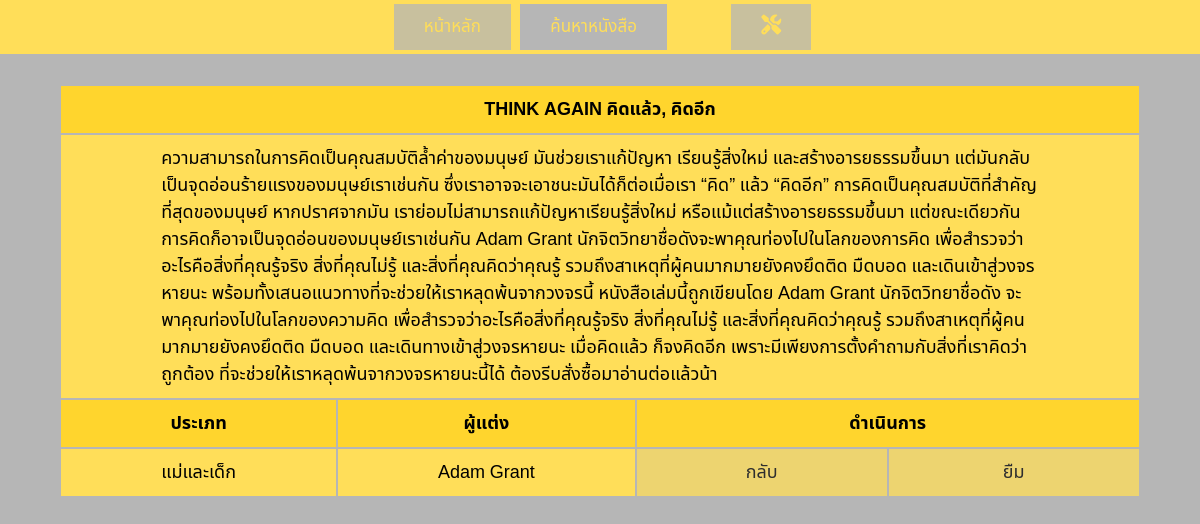
The app's page /pages/borrow.php?id=17 with its own data.
### tables this page shows
CREATE TABLE `lib_book` (
  `ID` int NOT NULL,
  `Type` varchar(255) NOT NULL,
  `Name` varchar(255) NOT NULL,
  `Author` varchar(255) NOT NULL,
  `Synopsis` text NOT NULL,
  `Image` text NOT NULL,
  `Status` varchar(255) NOT NULL DEFAULT 'Unready',
  `name_borrowed` varchar(255) DEFAULT NULL
);

### pages/borrow.php (the view, shortened to what this page needs)
<?php
include 'process/database.php';
$sql = " SELECT * FROM lib_book where id=".$_GET["id"];
$result = $conn->query($sql);
?>
<!DOCTYPE html>
<html lang="en">
<head>
    <link rel="stylesheet" href="../style/main.css">
    <link rel="stylesheet" href="../style/pages/borrow.css">
</head>
<body>
    <header>
        <navbar>
            <div class="topnav">
                <a href="../index.php">หน้าหลัก</a>
                <a class="active" href="#lists">ค้นหาหนังสือ</a>
                <a class="account" href="./admin.php"><i class="fas fa-tools" style='font-size:20px'></i></a>
            </div>
        </navbar>
    </header>
    <section>
        <table>
            <?php while ($rows = $result->fetch_assoc()) { ?>
                <tr>
                    <th colspan="4"><?php echo $rows['Name']; ?></th>
                </tr>
                <tr>
                    <td class="synopsis" colspan="4"><?php echo $rows['Synopsis']; ?></td>
                </tr>
                <th>ประเภท</th>
                <th>ผู้แต่ง</th>
                <th colspan="4">ดำเนินการ</th>
                <tr>
                    <td  class="type"><?php echo $rows['Type']; ?></td>
                    <td  class="author"><?php echo $rows['Author']; ?></td>
                    <td class="action"><a href="./lists.php">กลับ</a></td>
                    <td class="action"><?php echo "<a href='./borrowing.php?id=" . $rows['ID'] . "'>ยืม</a>"; ?> </td>
                </tr>
            <?php } ?>
        </table>
    </section>
</body>
</html>

### style/main.css (style rules this page uses)
html { font-family: 'Noto Sans Thai', sans-serif; }
body { background-color: #B6B6B6; margin: 0; }
.topnav { background-color: #FFDE59; overflow: auto; padding: 14px 16px; }
.topnav a { background-color: #B6B6B6; color: #FFDE59; text-align: center; text-decoration: none; font-size: 17px; padding: 10px 30px; transition: 0.25s; opacity: 0.75; margin-inline-start: 5px; }
.topnav a.active { background-color: #B6B6B6; color: #FFDE59; opacity: 1; }
.topnav .account { margin-left: 60px; }
navbar { position: relative; text-align: Center; }

### style/pages/borrow.css (style rules this page uses)
table { margin: 0 auto; margin-top: 30px; font-size: large; max-width: 100px; }
th, td { color: #000; background-color: #FFDE59; font-weight: bold; padding: 10px 100px; text-align: center; min-width: 50px; }
.synopsis { text-align: left; }
th { background-color: #ffd52d; }
td { font-weight: lighter; }
.author, .type { white-space: nowrap; }
.action { opacity: 0.75; transition: 0.25s; white-space: nowrap; }
a , .action:hover { cursor: pointer; color: #000; text-decoration: none; opacity: 1; }

### records on screen
lib_book: Name "THINK AGAIN คิดแล้ว, คิดอีก", Synopsis "ความสามารถในการคิดเป็นคุณสมบัติล้ำค่าของมนุษย์ มันช่วยเราแก้ปัญหา เรียนรู้สิ่งใหม่ และสร้างอารยธรรมขึ้นมา แต่มันกลับเป็นจุดอ่อนร้ายแรงของมนุษย์เราเช่นกัน ซึ่งเราอาจจะเอาชนะมันได้ก็ต่อเมื่อเรา “คิด” แล้ว “คิดอีก” การคิดเป็นคุณสมบัติที่สำคัญที่สุดของมนุษย์ หากปราศจากมัน เราย่อมไม่สามารถแก้ปัญหาเรียนรู้สิ่งใหม่ หรือแม้แต่สร้างอารยธรรมขึ้นมา แต่ขณะเดียวกัน การคิดก็อาจเป็นจุดอ่อนของมนุษย์เราเช่นกัน Adam Grant นักจิตวิทยาชื่อดังจะพาคุณท่องไปในโลกของการคิด เพื่อสำรวจว่าอะไรคือสิ่งที่คุณรู้จริง สิ่งที่คุณไม่รู้ และสิ่งที่คุณคิดว่าคุณรู้ รวมถึงสาเหตุที่ผู้คนมากมายยังคงยึดติด มืดบอด และเดินเข้าสู่วงจรหายนะ พร้อมทั้งเสนอแนวทางที่จะช่วยให้เราหลุดพ้นจากวงจรนี้ หนังสือเล่มนี้ถูกเขียนโดย Adam Grant…", Type "แม่และเด็ก", Author "Adam Grant"
